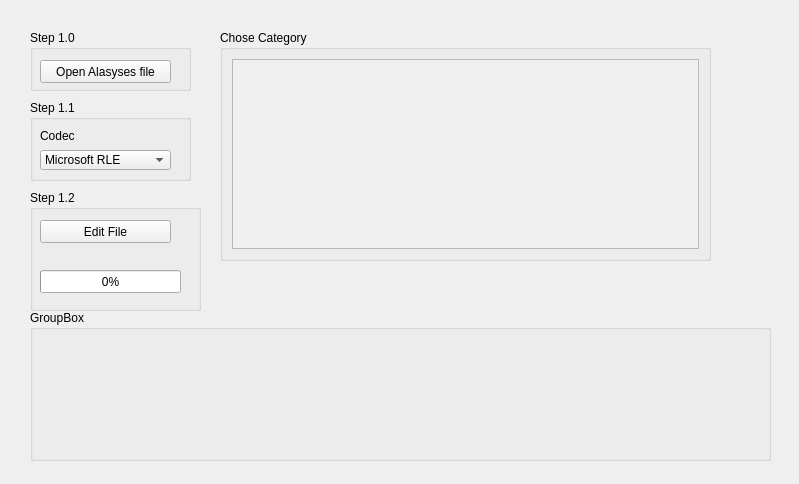
<?xml version="1.0" encoding="UTF-8"?>
<ui version="4.0">
 <class>telaFluxoComportamental</class>
 <widget class="QWidget" name="telaFluxoComportamental">
  <property name="geometry">
   <rect>
    <x>0</x>
    <y>0</y>
    <width>799</width>
    <height>484</height>
   </rect>
  </property>
  <property name="windowTitle">
   <string>Form</string>
  </property>
  <widget class="QGroupBox" name="groupBox_3">
   <property name="geometry">
    <rect>
     <x>30</x>
     <y>30</y>
     <width>161</width>
     <height>61</height>
    </rect>
   </property>
   <property name="title">
    <string>Step 1.0</string>
   </property>
   <widget class="QPushButton" name="pbAnaliseFile">
    <property name="geometry">
     <rect>
      <x>10</x>
      <y>30</y>
      <width>131</width>
      <height>23</height>
     </rect>
    </property>
    <property name="text">
     <string>Open Alasyses file</string>
    </property>
   </widget>
  </widget>
  <widget class="QGroupBox" name="groupBox_4">
   <property name="geometry">
    <rect>
     <x>30</x>
     <y>190</y>
     <width>171</width>
     <height>121</height>
    </rect>
   </property>
   <property name="title">
    <string>Step 1.2</string>
   </property>
   <widget class="QPushButton" name="pbSaveFile">
    <property name="geometry">
     <rect>
      <x>10</x>
      <y>30</y>
      <width>131</width>
      <height>23</height>
     </rect>
    </property>
    <property name="text">
     <string>Edit File</string>
    </property>
   </widget>
   <widget class="QProgressBar" name="progressBar">
    <property name="geometry">
     <rect>
      <x>10</x>
      <y>80</y>
      <width>141</width>
      <height>23</height>
     </rect>
    </property>
    <property name="value">
     <number>0</number>
    </property>
   </widget>
  </widget>
  <widget class="QGroupBox" name="groupBox">
   <property name="geometry">
    <rect>
     <x>30</x>
     <y>310</y>
     <width>741</width>
     <height>151</height>
    </rect>
   </property>
   <property name="title">
    <string>GroupBox</string>
   </property>
  </widget>
  <widget class="QGroupBox" name="groupBox_2">
   <property name="geometry">
    <rect>
     <x>220</x>
     <y>30</y>
     <width>491</width>
     <height>231</height>
    </rect>
   </property>
   <property name="title">
    <string>Chose Category</string>
   </property>
   <layout class="QVBoxLayout" name="verticalLayout">
    <item>
     <widget class="QScrollArea" name="scrollArea">
      <property name="widgetResizable">
       <bool>true</bool>
      </property>
      <widget class="QWidget" name="scrollAreaWidgetContents">
       <property name="geometry">
        <rect>
         <x>0</x>
         <y>0</y>
         <width>465</width>
         <height>192</height>
        </rect>
       </property>
       <layout class="QVBoxLayout" name="verticalLayout_2">
        <item>
         <widget class="QWidget" name="widCatego" native="true"/>
        </item>
       </layout>
      </widget>
     </widget>
    </item>
   </layout>
  </widget>
  <widget class="QGroupBox" name="groupBox_5">
   <property name="geometry">
    <rect>
     <x>30</x>
     <y>100</y>
     <width>161</width>
     <height>81</height>
    </rect>
   </property>
   <property name="title">
    <string>Step 1.1</string>
   </property>
   <widget class="QComboBox" name="comboBoX">
    <property name="geometry">
     <rect>
      <x>10</x>
      <y>50</y>
      <width>131</width>
      <height>20</height>
     </rect>
    </property>
    <item>
     <property name="text">
      <string>Microsoft RLE</string>
     </property>
    </item>
    <item>
     <property name="text">
      <string>Microsoft Video1</string>
     </property>
    </item>
    <item>
     <property name="text">
      <string>Intel IYUV codec</string>
     </property>
    </item>
    <item>
     <property name="text">
      <string>Cinepack Codec by radius</string>
     </property>
    </item>
    <item>
     <property name="text">
      <string>Lagarith Lossles Codec</string>
     </property>
    </item>
    <item>
     <property name="text">
      <string>H264</string>
     </property>
    </item>
    <item>
     <property name="text">
      <string>XVid</string>
     </property>
    </item>
    <item>
     <property name="text">
      <string>ffdshow Video Codec</string>
     </property>
    </item>
    <item>
     <property name="text">
      <string>H264</string>
     </property>
    </item>
   </widget>
   <widget class="QLabel" name="label_26">
    <property name="geometry">
     <rect>
      <x>10</x>
      <y>28</y>
      <width>51</width>
      <height>16</height>
     </rect>
    </property>
    <property name="text">
     <string>Codec</string>
    </property>
   </widget>
  </widget>
 </widget>
 <resources/>
 <connections/>
</ui>
